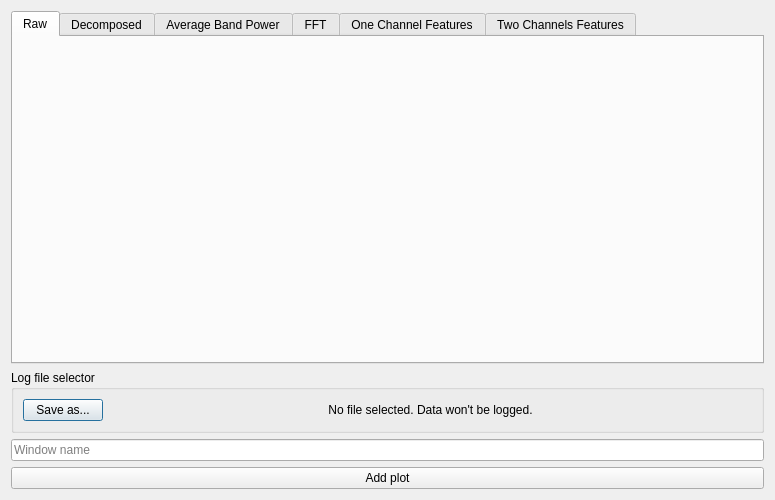
<?xml version="1.0" encoding="UTF-8"?>
<ui version="4.0">
 <class>Dialog</class>
 <widget class="QDialog" name="Dialog">
  <property name="geometry">
   <rect>
    <x>0</x>
    <y>0</y>
    <width>775</width>
    <height>500</height>
   </rect>
  </property>
  <property name="sizePolicy">
   <sizepolicy hsizetype="Expanding" vsizetype="Maximum">
    <horstretch>0</horstretch>
    <verstretch>0</verstretch>
   </sizepolicy>
  </property>
  <property name="windowTitle">
   <string>Plot selection</string>
  </property>
  <property name="modal">
   <bool>false</bool>
  </property>
  <layout class="QVBoxLayout" name="layout">
   <item>
    <widget class="QTabWidget" name="tabWidget">
     <property name="accessibleName">
      <string>tabWindow</string>
     </property>
     <property name="layoutDirection">
      <enum>Qt::LeftToRight</enum>
     </property>
     <property name="tabShape">
      <enum>QTabWidget::Rounded</enum>
     </property>
     <property name="currentIndex">
      <number>0</number>
     </property>
     <property name="tabBarAutoHide">
      <bool>false</bool>
     </property>
     <widget class="QWidget" name="rawTab">
      <property name="accessibleName">
       <string>Raw</string>
      </property>
      <property name="layoutDirection">
       <enum>Qt::LeftToRight</enum>
      </property>
      <attribute name="title">
       <string>Raw</string>
      </attribute>
      <layout class="QHBoxLayout" name="horizontalLayout"/>
     </widget>
     <widget class="QWidget" name="decomposedTab">
      <property name="accessibleName">
       <string>Decomposed</string>
      </property>
      <property name="layoutDirection">
       <enum>Qt::LeftToRight</enum>
      </property>
      <attribute name="title">
       <string>Decomposed</string>
      </attribute>
      <layout class="QHBoxLayout" name="horizontalLayout_2">
       <item>
        <widget class="QGroupBox" name="groupBox">
         <property name="sizePolicy">
          <sizepolicy hsizetype="Fixed" vsizetype="Preferred">
           <horstretch>0</horstretch>
           <verstretch>0</verstretch>
          </sizepolicy>
         </property>
         <property name="layoutDirection">
          <enum>Qt::LeftToRight</enum>
         </property>
         <property name="title">
          <string>Fre&amp;quency Bands</string>
         </property>
         <layout class="QGridLayout" name="gridLayout">
          <item row="3" column="0">
           <widget class="QCheckBox" name="betaCB">
            <property name="accessibleName">
             <string>beta</string>
            </property>
            <property name="text">
             <string>beta</string>
            </property>
            <property name="checked">
             <bool>true</bool>
            </property>
           </widget>
          </item>
          <item row="0" column="0">
           <widget class="QCheckBox" name="deltaCB">
            <property name="accessibleName">
             <string>delta</string>
            </property>
            <property name="text">
             <string>delta</string>
            </property>
            <property name="checked">
             <bool>true</bool>
            </property>
           </widget>
          </item>
          <item row="2" column="0">
           <widget class="QCheckBox" name="alphaCB">
            <property name="accessibleName">
             <string>alpha</string>
            </property>
            <property name="text">
             <string>alpha</string>
            </property>
            <property name="checked">
             <bool>true</bool>
            </property>
           </widget>
          </item>
          <item row="1" column="0">
           <widget class="QCheckBox" name="thetaCB">
            <property name="accessibleName">
             <string>theta</string>
            </property>
            <property name="text">
             <string>theta</string>
            </property>
            <property name="checked">
             <bool>true</bool>
            </property>
           </widget>
          </item>
         </layout>
        </widget>
       </item>
      </layout>
     </widget>
     <widget class="QWidget" name="averagePowerBandTab">
      <property name="accessibleName">
       <string>Average Band Power</string>
      </property>
      <property name="layoutDirection">
       <enum>Qt::LeftToRight</enum>
      </property>
      <attribute name="title">
       <string>Average Band Power</string>
      </attribute>
      <layout class="QVBoxLayout" name="verticalLayout_3"/>
     </widget>
     <widget class="QWidget" name="fftTab">
      <attribute name="title">
       <string>FFT</string>
      </attribute>
      <layout class="QVBoxLayout" name="verticalLayout_6"/>
     </widget>
     <widget class="QWidget" name="oneChannelTab">
      <property name="accessibleName">
       <string>One Channel Features</string>
      </property>
      <property name="layoutDirection">
       <enum>Qt::LeftToRight</enum>
      </property>
      <attribute name="title">
       <string>One Channel Features</string>
      </attribute>
      <layout class="QHBoxLayout" name="horizontalLayout_3">
       <item>
        <widget class="QGroupBox" name="groupBox_2">
         <property name="sizePolicy">
          <sizepolicy hsizetype="Fixed" vsizetype="Preferred">
           <horstretch>0</horstretch>
           <verstretch>0</verstretch>
          </sizepolicy>
         </property>
         <property name="layoutDirection">
          <enum>Qt::LeftToRight</enum>
         </property>
         <property name="title">
          <string>Features</string>
         </property>
         <layout class="QVBoxLayout" name="verticalLayout_4">
          <item>
           <widget class="QCheckBox" name="hfdCB">
            <property name="text">
             <string>Higuchi Fractal Dimension</string>
            </property>
           </widget>
          </item>
          <item>
           <widget class="QCheckBox" name="pfdCB">
            <property name="text">
             <string>Petrosian Fractal Dimension</string>
            </property>
           </widget>
          </item>
          <item>
           <widget class="QCheckBox" name="hjorthActivityCB">
            <property name="text">
             <string>Hjorth Activity</string>
            </property>
           </widget>
          </item>
          <item>
           <widget class="QCheckBox" name="hjorthMobilityCB">
            <property name="text">
             <string>Hjorth Mobility</string>
            </property>
           </widget>
          </item>
          <item>
           <widget class="QCheckBox" name="hjorthComplexityCB">
            <property name="text">
             <string>Hjorth Complexity</string>
            </property>
           </widget>
          </item>
          <item>
           <widget class="QCheckBox" name="mseCB">
            <property name="text">
             <string>Sample Entropy</string>
            </property>
           </widget>
          </item>
          <item>
           <widget class="QCheckBox" name="lzcCB">
            <property name="text">
             <string>Lempel-Ziv Complexity</string>
            </property>
           </widget>
          </item>
          <item>
           <widget class="QCheckBox" name="dfaCB">
            <property name="text">
             <string>Detrended Fluctuation Analysis</string>
            </property>
           </widget>
          </item>
          <item>
           <widget class="QCheckBox" name="engagementCB">
            <property name="toolTip">
             <string>This feature doesn't use an specific channel</string>
            </property>
            <property name="text">
             <string>Engagement Level</string>
            </property>
           </widget>
          </item>
         </layout>
        </widget>
       </item>
      </layout>
     </widget>
     <widget class="QWidget" name="twoChannelsTab">
      <property name="accessibleName">
       <string>Two Channels Features</string>
      </property>
      <property name="layoutDirection">
       <enum>Qt::LeftToRight</enum>
      </property>
      <attribute name="title">
       <string>Two Channels Features</string>
      </attribute>
      <layout class="QVBoxLayout" name="verticalLayout_5">
       <item>
        <widget class="QGroupBox" name="groupBox_4">
         <property name="title">
          <string>GroupBox</string>
         </property>
         <layout class="QHBoxLayout" name="horizontalLayout_5">
          <item>
           <widget class="QCheckBox" name="cccCB">
            <property name="text">
             <string>Cross Correlation Coeficient</string>
            </property>
           </widget>
          </item>
          <item>
           <widget class="QCheckBox" name="slCB">
            <property name="text">
             <string>Synchronization Likelihood</string>
            </property>
           </widget>
          </item>
         </layout>
        </widget>
       </item>
      </layout>
     </widget>
    </widget>
   </item>
   <item>
    <widget class="QGroupBox" name="groupBox_3">
     <property name="sizePolicy">
      <sizepolicy hsizetype="Preferred" vsizetype="Fixed">
       <horstretch>0</horstretch>
       <verstretch>0</verstretch>
      </sizepolicy>
     </property>
     <property name="title">
      <string>Log file selector</string>
     </property>
     <layout class="QHBoxLayout" name="horizontalLayout_4">
      <item>
       <widget class="QPushButton" name="loggerButton">
        <property name="sizePolicy">
         <sizepolicy hsizetype="Fixed" vsizetype="Minimum">
          <horstretch>0</horstretch>
          <verstretch>0</verstretch>
         </sizepolicy>
        </property>
        <property name="text">
         <string>Save as...</string>
        </property>
       </widget>
      </item>
      <item>
       <widget class="QLabel" name="loggerLabel">
        <property name="sizePolicy">
         <sizepolicy hsizetype="Expanding" vsizetype="Preferred">
          <horstretch>0</horstretch>
          <verstretch>0</verstretch>
         </sizepolicy>
        </property>
        <property name="text">
         <string>No file selected. Data won't be logged.</string>
        </property>
        <property name="textFormat">
         <enum>Qt::RichText</enum>
        </property>
        <property name="alignment">
         <set>Qt::AlignCenter</set>
        </property>
        <property name="wordWrap">
         <bool>true</bool>
        </property>
       </widget>
      </item>
     </layout>
    </widget>
   </item>
   <item>
    <widget class="QLineEdit" name="nameTB">
     <property name="toolTip">
      <string>Window name</string>
     </property>
     <property name="statusTip">
      <string>Window name</string>
     </property>
     <property name="whatsThis">
      <string>Window name</string>
     </property>
     <property name="placeholderText">
      <string>Window name</string>
     </property>
    </widget>
   </item>
   <item>
    <widget class="QPushButton" name="apButton">
     <property name="text">
      <string>Add plot</string>
     </property>
    </widget>
   </item>
  </layout>
 </widget>
 <resources/>
 <connections/>
</ui>
